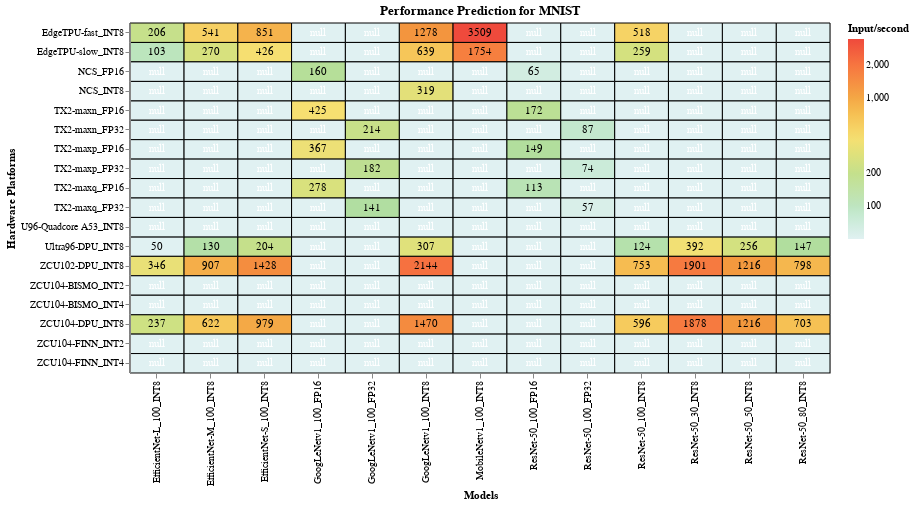

Notebook code cell kept with this figure:
### Markdown cell above
The following heatmap shows the theoretical performance for the listed hardware platforms for MNIST classification. The metric used for the theoretical performance is input/second.
This plot shows that a combination between prunning and quantization outputs some of the best performance results.

### Code cell
#hide_input
%run scripts/altair_plots.py
heatmap('data/performance_predictions_imagenet_mnist_cifar.csv', 'mnist', 'Performance Prediction for MNIST')

### Figure 1 — Vega-Lite specification as saved in the notebook (floating-point values rounded to 4 significant figures; data arrays with more than 128 entries replaced by an {"elided": "..."} marker saying what was removed)
{"config": {"view": {"continuousWidth": 400, "continuousHeight": 300}}, "layer": [{"mark": {"type": "rect", "invalid": null, "stroke": "black", "strokeWidth": 1}, "encoding": {"color": {"type": "quantitative", "field": "values", "scale": {"scheme": "lightmulti", "type": "log"}, "title": "Input/second"}, "tooltip": [{"type": "quantitative", "field": "values", "title": "Input/sec"}, {"type": "nominal", "field": "x", "title": "Model"}, {"type": "nominal", "field": "y", "title": "Hardware Platform"}], "x": {"type": "ordinal", "field": "x", "title": "Models"}, "y": {"type": "ordinal", "field": "y", "title": "Hardware Platforms"}}, "height": 350, "selection": {"selector003": {"type": "single", "on": "mouseover", "nearest": true}}, "title": "Performance Prediction for MNIST", "width": 700}, {"mark": {"type": "text", "color": "white"}, "encoding": {"color": {"condition": {"value": "black", "test": "(datum.values > 1)"}, "value": "white"}, "text": {"type": "quantitative", "field": "values", "format": ".0f"}, "tooltip": [{"type": "quantitative", "field": "values", "format": ".0f", "title": "Input/sec"}, {"type": "nominal", "field": "x", "title": "Model"}, {"type": "nominal", "field": "y", "title": "Hardware Platform"}], "x": {"type": "ordinal", "field": "x", "title": "Models"}, "y": {"type": "ordinal", "field": "y", "title": "Hardware Platforms"}}}], "data": {"name": "data-14e45ac2ffdf661f1410dcee032581ad"}, "$schema": "https://vega.github.io/schema/vega-lite/v4.0.2.json", "datasets": {"data-14e45ac2ffdf661f1410dcee032581ad": {"elided": "234 records"}}}
